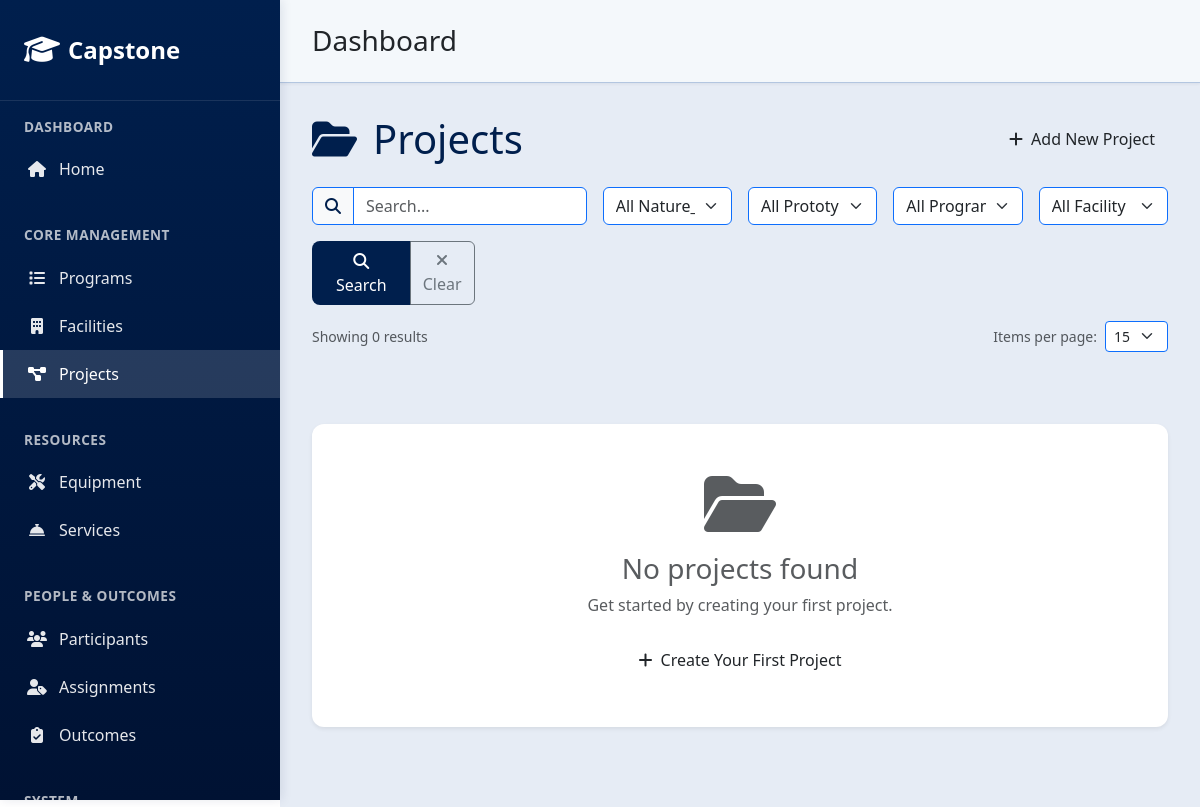
The page /projects/ on the database as committed earlier.
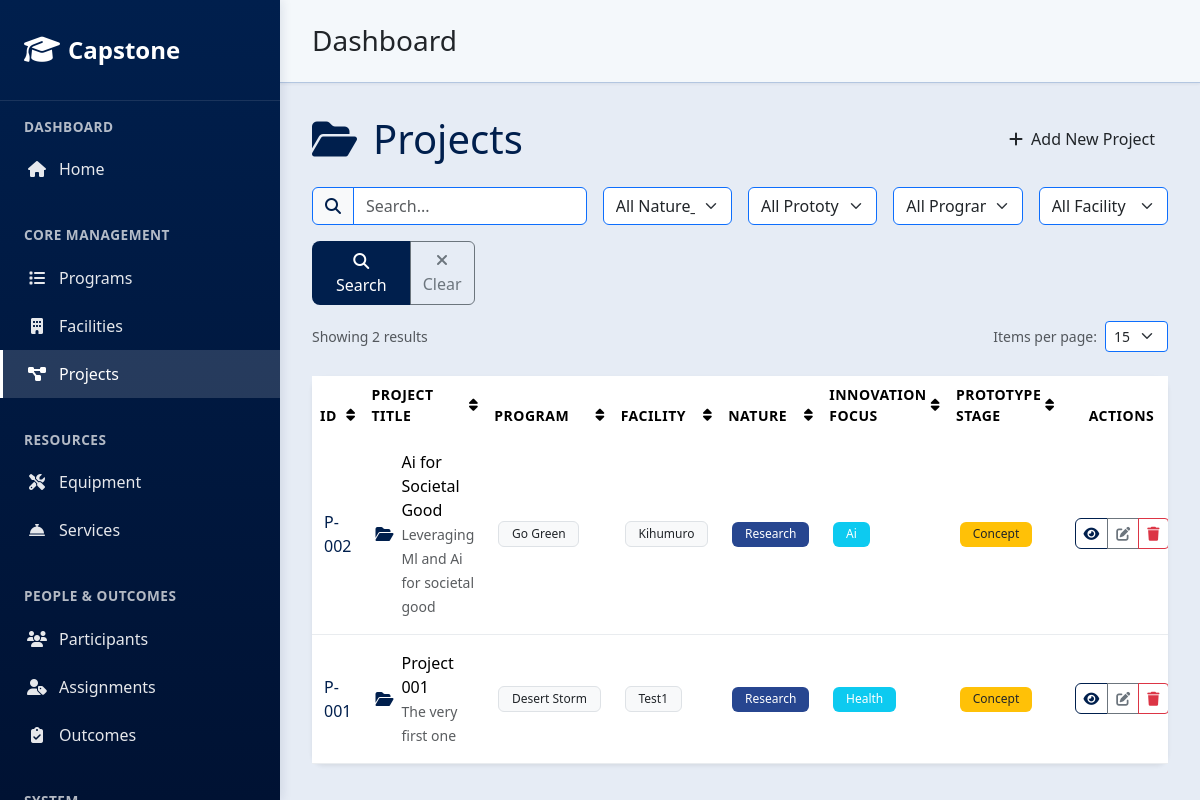
The same page on the database as committed later.
### core/models.py (models this page shows, shortened)
class Project(models.Model):
    project_id = models.CharField(max_length=10, unique=True, blank=True, null=True)
    program = models.ForeignKey('Program', on_delete=models.PROTECT, related_name='projects', null=True, blank=True)
    facility = models.ForeignKey('Facility', on_delete=models.PROTECT, related_name='projects', null=True, blank=True)
    title = models.CharField(max_length=200, default='New Project')
    nature_of_project = models.CharField(max_length=100, choices=(
        ('Research', 'Research'),
        ('Prototype', 'Prototype'),
        ('Applied', 'Applied'),
    ), default='Research')
    description = models.TextField(default='Project description')
    innovation_focus = models.CharField(max_length=255, blank=True, null=True)
    prototype_stage = models.CharField(max_length=100, choices=(
        ('Concept', 'Concept'),
        ('Prototype', 'Prototype'),
        ('MVP', 'MVP'),
        ('Market Launch', 'Market Launch'),
    ), blank=True, null=True)
    testing_requirements = models.TextField(blank=True, null=True)
    commercialization_plan = models.TextField(blank=True, null=True)

class Program(models.Model):
    program_id = models.CharField(max_length=10, unique=True, blank=True, null=True)
    name = models.CharField(max_length=200)
    description = models.TextField()
    national_alignment = models.CharField(max_length=255, choices=NATIONAL_ALIGNMENT_CHOICES, blank=True, null=True)
    focus_areas = models.CharField(max_length=255, choices=FOCUS_AREAS_CHOICES, help_text="Comma-separated list of domains")
    phases = models.CharField(max_length=255, choices=PHASES_CHOICES, help_text="Comma-separated list of phases")
    def __str__(self):
        return self.name

class Facility(models.Model):
    facility_id = models.CharField(max_length=10, unique=True, blank=True, null=True)
    name = models.CharField(max_length=200)
    location = models.CharField(max_length=200)
    description = models.TextField()
    partner_organization = models.CharField(max_length=200, choices=PARTNER_ORGANIZATION_CHOICES, blank=True, null=True)
    facility_type = models.CharField(max_length=100, choices=FACILITY_TYPE_CHOICES)
    capabilities = models.CharField(max_length=255, choices=CAPABILITIES_CHOICES)
    def __str__(self):
        return self.name

### core/interfaces/controllers/project_views.py (the view)
# urls.py: path('projects/', project_views.ProjectListView.as_view(), name='project_list'),
class ProjectListView(SearchFilterMixin, ListView):
    model = Project
    template_name = "core/project_list.html"
    context_object_name = "projects"
    search_fields = ['title', 'description', 'program__name', 'facility__name']
    filter_fields = {
        'nature_of_project': [],  # Will be populated from model choices
        'innovation_focus': [],
        'prototype_stage': [],
        'program': [],  # Will be populated from related Program objects
        'facility': [],  # Will be populated from related Facility objects
    }
    sortable_fields = ['title', 'nature_of_project', 'innovation_focus', 'prototype_stage', 'program__name', 'facility__name']
    items_per_page = 15
    def __init__(self, **kwargs):
        super().__init__(**kwargs)
        self.filter_fields['nature_of_project'] = get_model_field_choices(Project, 'nature_of_project')
        self.filter_fields['innovation_focus'] = get_model_field_choices(Project, 'innovation_focus')
        self.filter_fields['prototype_stage'] = get_model_field_choices(Project, 'prototype_stage')
        self.filter_fields['program'] = get_related_model_choices(Project, 'program')
        self.filter_fields['facility'] = get_related_model_choices(Project, 'facility')
    def get_queryset(self):
        queryset = Project.objects.select_related('program', 'facility').all()
        search_query = self.get_search_query()
        queryset = self.apply_search(queryset, search_query)
        filter_params = self.get_filter_params()
        queryset = self.apply_filters(queryset, filter_params)
        sort_param = self.get_sort_param()
        if sort_param:
            queryset = self.apply_sorting(queryset, sort_param)
        else:
            queryset = queryset.order_by('-id')  # Default order by newest first
        return queryset
    def get_context_data(self, **kwargs):
        context = super().get_context_data(**kwargs)
        queryset = self.get_queryset()
        paginated_projects = self.get_paginated_queryset(queryset)
        context['projects'] = paginated_projects
        context['object_list'] = paginated_projects
        context['total_count'] = queryset.count()
        return context

### core/templates/core/project_list.html (shortened to what this page needs)
{% extends "core/base.html" %}
{% load core_tags %}
{% block content %}
  <div class="d-flex justify-content-between align-items-center mb-4">
    <h1 class="mb-0" style="color: var(--primary-blue);"><i class="fas fa-folder-open me-3"></i>Projects</h1>
    <a href="{% url 'project_create' %}" class="btn btn-blue">
      <i class="fas fa-plus me-2"></i>Add New Project
    </a>
  </div>
  {% include 'core/includes/search_filter.html' %}
  {% if projects %}
    <div class="card border-0 shadow-sm">
      <div class="card-body p-0">
        <div class="table-responsive">
          <table class="table table-hover mb-0">
            <thead style="background: linear-gradient(135deg, var(--primary-blue), var(--light-blue)); color: white;">
              <tr>
                {% table_header 'project_id' 'ID' current_sort %}
                {% table_header 'title' 'Project Title' current_sort %}
                {% table_header 'program__name' 'Program' current_sort %}
                {% table_header 'facility__name' 'Facility' current_sort %}
                {% table_header 'nature_of_project' 'Nature' current_sort %}
                {% table_header 'innovation_focus' 'Innovation Focus' current_sort %}
                {% table_header 'prototype_stage' 'Prototype Stage' current_sort %}
                <th scope="col" class="text-center">Actions</th>
              </tr>
            </thead>
            <tbody>
              {% for project in projects %}
                <tr class="hover-row">
                  <td class="fw-medium" style="color: var(--primary-blue);">
                    {{ project.project_id|default:"—" }}
                  </td>
                  <td>
                    <div class="d-flex align-items-center">
                      <i class="fas fa-folder-open me-2" style="color: var(--primary-blue);"></i>
                      <div>
                        <div class="fw-medium">{{ project.title|truncatechars:40 }}</div>
                        {% if project.description %}
                          <small class="text-muted">{{ project.description|truncatechars:60 }}</small>
                        {% endif %}
                      </div>
                    </div>
                  </td>
                  <td>
                    {% if project.program %}
                      <span class="badge bg-light text-dark border">{{ project.program.name }}</span>
                    {% else %}
                      <span class="text-muted">—</span>
                    {% endif %}
                  </td>
                  <td>
                    {% if project.facility %}
                      <span class="badge bg-light text-dark border">{{ project.facility.name }}</span>
                    {% else %}
                      <span class="text-muted">—</span>
                    {% endif %}
                  </td>
                  <td>
                    {% if project.nature_of_project %}
                      <span class="badge" style="background-color: var(--light-blue); color: white;">
                        {{ project.nature_of_project|format_choice_field }}
                      </span>
                    {% else %}
                      <span class="text-muted">—</span>
                    {% endif %}
                  </td>
                  <td>
                    {% if project.innovation_focus %}
                      <span class="badge bg-info text-white">{{ project.innovation_focus|format_choice_field }}</span>
                    {% else %}
                      <span class="text-muted">—</span>
                    {% endif %}
                  </td>
                  <td>
                    {% if project.prototype_stage %}
                      <span class="badge bg-warning text-dark">{{ project.prototype_stage|format_choice_field }}</span>
                    {% else %}
                      <span class="text-muted">—</span>
                    {% endif %}
                  </td>
                  <td class="text-center">
                    <div class="btn-group btn-group-sm" role="group">
                      <a href="{% url 'project_detail' project.pk %}"
                         class="btn btn-outline-primary btn-sm"
                         title="View Details">
                        <i class="fas fa-eye"></i>
                      </a>
                      <a href="{% url 'project_update' project.pk %}"
                         class="btn btn-outline-secondary btn-sm"
                         title="Edit">
                        <i class="fas fa-edit"></i>
                      </a>
                      <a href="{% url 'project_delete' project.pk %}"
                         class="btn btn-outline-danger btn-sm"
                         title="Delete">
                        <i class="fas fa-trash"></i>
                      </a>
                    </div>
                  </td>
                </tr>
              {% endfor %}
            </tbody>
          </table>
        </div>
      </div>
    </div>
  {% else %}
    <div class="text-center py-5">
      <div class="card border-0 shadow-sm">
        <div class="card-body p-5">
          <i class="fas fa-folder-open fa-4x text-muted mb-3"></i>
          <h3 class="text-muted">No projects found</h3>
          {% if search_query %}
            <p class="text-muted mb-4">No projects match your search for "{{ search_query }}".</p>
            <a href="?" class="btn btn-outline-secondary me-2">
              <i class="fas fa-times me-1"></i>Clear Search
            </a>
          {% else %}
            <p class="text-muted mb-4">Get started by creating your first project.</p>
          {% endif %}
          <a href="{% url 'project_create' %}" class="btn btn-blue">
            <i class="fas fa-plus me-2"></i>Create Your First Project
          </a>
        </div>
      </div>
    </div>
  {% endif %}
{% endblock %}

### core/templates/core/base.html (shortened to what this page needs)
<!DOCTYPE html>
<html lang="en">
<head>
  <link href="https://cdn.jsdelivr.net/npm/bootstrap@5.3.3/dist/css/bootstrap.min.css" rel="stylesheet">
  <link rel="stylesheet" href="https://cdnjs.cloudflare.com/ajax/libs/font-awesome/6.4.0/css/all.min.css">
</head>
<body>
  <div class="sidebar" id="sidebar">
    <div class="sidebar-header">
      <a href="{% url 'home' %}" class="sidebar-brand">
        <i class="fas fa-graduation-cap"></i>
        Capstone
      </a>
    </div>
    <nav class="sidebar-nav">
      <div class="nav-section">
        <div class="nav-section-title">Dashboard</div>
        <a href="{% url 'home' %}" class="nav-link">
          <i class="fas fa-home"></i>
          Home
        </a>
      </div>
      <div class="nav-section">
        <div class="nav-section-title">Core Management</div>
        <a href="{% url 'program_list' %}" class="nav-link">
          <i class="fas fa-list"></i>
          Programs
        </a>
        <a href="{% url 'facility_list' %}" class="nav-link">
          <i class="fas fa-building"></i>
          Facilities
        </a>
        <a href="{% url 'project_list' %}" class="nav-link">
          <i class="fas fa-project-diagram"></i>
          Projects
        </a>
      </div>
      <div class="nav-section">
        <div class="nav-section-title">Resources</div>
        <a href="{% url 'equipment_list' %}" class="nav-link">
          <i class="fas fa-tools"></i>
          Equipment
        </a>
        <a href="{% url 'service_list' %}" class="nav-link">
          <i class="fas fa-concierge-bell"></i>
          Services
        </a>
      </div>
      <div class="nav-section">
        <div class="nav-section-title">People & Outcomes</div>
        <a href="{% url 'participant_list' %}" class="nav-link">
          <i class="fas fa-users"></i>
          Participants
        </a>
        <a href="{% url 'projectparticipant_list' %}" class="nav-link">
          <i class="fas fa-user-tag"></i>
          Assignments
        </a>
        <a href="{% url 'outcome_list' %}" class="nav-link">
          <i class="fas fa-clipboard-check"></i>
          Outcomes
        </a>
      </div>
      <div class="nav-section">
        <div class="nav-section-title">System</div>
      </div>
    </nav>
  </div>
  <div class="main-content">
    <div class="content-header">
      <h1 class="h3 mb-0">{% block page_title %}Dashboard{% endblock %}</h1>
    </div>
    <div class="content-body">
      {% block content %}{% endblock %}
    </div>
  </div>
</body>
</html>

### core/templates/core/includes/search_filter.html (shortened to what this page needs)
{% load core_tags %}
<div class="search-filter-section mb-4">
    <form method="GET" class="row g-3" id="searchFilterForm">
        <div class="col-md-4">
            <div class="input-group">
                <span class="input-group-text bg-light border-primary">
                    <i class="fas fa-search text-primary"></i>
                </span>
                <input type="text"
                       class="form-control border-primary"
                       name="search"
                       value="{{ search_query }}"
                       placeholder="Search..."
                       id="searchInput">
            </div>
        </div>
        {% for field_name, choices in filter_fields.items %}
            {% if choices %}
                <div class="col-md-2">
                    <select name="{{ field_name }}" class="form-select border-primary" onchange="this.form.submit()">
                        <option value="">All {{ field_name|title }}</option>
                    </select>
                </div>
            {% endif %}
        {% endfor %}
        <div class="col-md-2">
            <div class="btn-group w-100" role="group">
                <button type="submit" class="btn btn-primary">
                    <i class="fas fa-search"></i> Search
                </button>
                <a href="?" class="btn btn-outline-secondary">
                    <i class="fas fa-times"></i> Clear
                </a>
            </div>
        </div>
    </form>
    <div class="d-flex justify-content-between align-items-center mt-3">
        <small class="text-muted">
            Showing
            {% if is_paginated %}
                {{ page_obj.start_index }}-{{ page_obj.end_index }} of {{ total_count }}
            {% else %}
                {{ total_count }}
            {% endif %}
            results
        </small>
        <div class="d-flex align-items-center">
            <small class="text-muted me-2">Items per page:</small>
            <select class="form-select form-select-sm border-primary" style="width: auto;" onchange="changeItemsPerPage(this.value)">
                <option value="15" {% if request.GET.per_page == '15' or not request.GET.per_page %}selected{% endif %}>15</option>
            </select>
        </div>
    </div>
</div>

### core/templates/core/includes/table_header.html
{% load core_tags %}
<th scope="col" class="sortable-header">
    <a href="?{% url_replace request 'sort' next_sort %}"
       class="text-decoration-none d-flex justify-content-between align-items-center text-white"
       style="color: inherit !important;">
        {{ display_name }}
        <i class="{{ icon }} ms-1"></i>
    </a>
</th>

### core/templates/core/includes/pagination.html (shortened to what this page needs)
{% load core_tags %}

Rows that differ between the two databases and show on the page:
added Project: project_id "P-002", title "Ai for Societal Good", description "Leveraging Ml and Ai for societal good", program.name "Go Green", facility.name "Kihumuro", nature_of_project "Research", innovation_focus "Ai", prototype_stage "Concept"
added Project: project_id "P-001", title "Project 001", description "The very first one", program.name "Desert Storm", facility.name "Test1", nature_of_project "Research", innovation_focus "Health", prototype_stage "Concept"
Other text that changed with them:
{{ total_count }}: "0" → "2"
{{ display_name }}: (not shown) → "ID PROJECT TITLE PROGRAM FACILITY NATURE INNOVATION FOCUS PROTOTYPE STAGE"
text no longer shown: "No projects found Get started by creating your first project. Create Your First Project"
text now shown: "ACTIONS"
